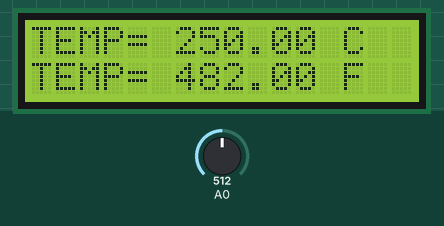
Recording of a sketch running on a simulated Arduino Uno, built with avr-gcc and run on an emulated ATmega328P. On the bench: 16×2 character LCD. The inputs (shaded band) are chosen by the test bench; at power-on: A0 = 512. What the sketch prints to the serial monitor is not drawn.

Above: at 1.2 s.
1.3 s: A0 set to 221
At 2.5 s:
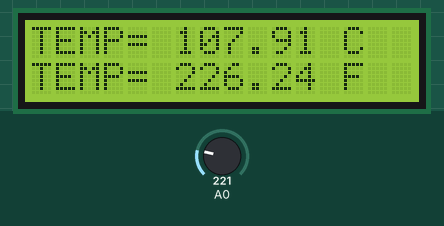
3.0 s: A0 set to 190
At 4.2 s:
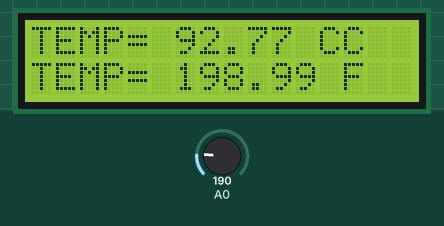
4.6 s: A0 set to 85
At 5.8 s:
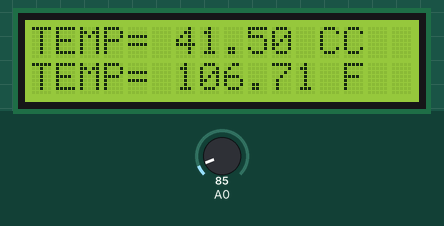
6.1 s: A0 set to 69
At 6.4 s:
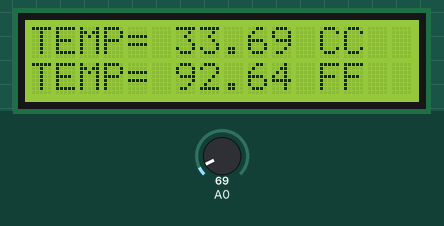
7.6 s: A0 set to 23
At 8.2 s:
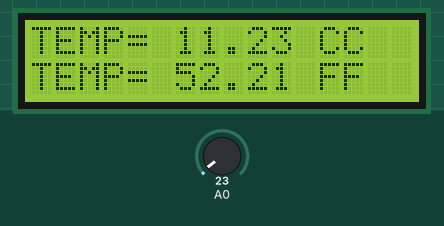
9.1 s: A0 set to 18
At 9.8 s:
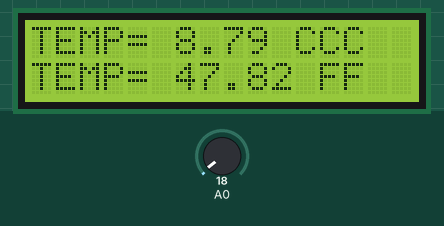
Timing chart, 0 to 11.6 s (numbered marks = the images above; inputs shaded):
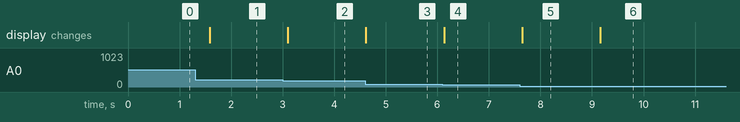

Measured:
- the behaviour switches between 205 and 204 on A0 (found by bisection; images 1 and 2)
- the behaviour switches between 78 and 77 on A0 (found by bisection; images 3 and 4)
- the behaviour switches between 21 and 20 on A0 (found by bisection; images 5 and 6)
- after the input at 1.3 s, the display: changes after 0.28 s (image 1)
- after the input at 3.0 s, the display: changes after 0.10 s (image 2)
- after the input at 4.6 s, the display: changes at once (image 3)
- after the input at 6.1 s, the display: changes at once (image 4)
- after the input at 7.6 s, the display: changes after 0.05 s (image 5)
- after the input at 9.1 s, the display: changes after 0.06 s (image 6)

The sketch:

TempHumProject2.ino
```cpp
#include <SimpleDHT.h>
#include <LiquidCrystal.h>

// temp C (int)
// temp F (float)
// humidity (int)%
// rawbits
// BONUS Dewpoint (float) C/F

// Status Value should start at 0 and go upward (0-6) these are our measrueable options

// if (buttonPressed) {
// int status = (status+1)%6;// This will allow it to go up to six and them repeat.
//}

//int degC;
//float degF;
//degF = ((float)(9/5)*degC)=32; //typecasted so that the compiler to recognize this as a float type.


// Code from https://www.allaboutcircuits.com/projects/monitor-temperature-with-an-arduino/
LiquidCrystal lcd(8,9,4,5,6,7);   //defining lcd pins

int value=0;            //initializing variables
float volts=0.0;
float temp=0.0;
float tempF=0.0;

void setup()
{
  pinMode(3,INPUT);      //setting arduino pin3 as input
  Serial.begin(9600);   // opens serial port, sets data rate to 9600 bps
  lcd.begin(16,2);      // set up the LCD's number of columns and rows


}

void loop()
{
  value=analogRead(A0);          //read from A0
  volts=(value/1024.0)*5.0;      //conversion to volts
  temp= volts*100.0;             //conversion to temp Celsius
  tempF=temp*9/5+32;             //conversion to temp Fahrenheit

//display temp no lcd

  Serial.print("temperature= ");
  Serial.println(temp);
  lcd.setCursor(0,0);
  lcd.print("TEMP= ");
  lcd.print(temp);
  lcd.print(" C");
  lcd.setCursor(0,1);
  lcd.print("TEMP= ");
  lcd.print(tempF);
  lcd.print(" F");


  delay(500);
}
```
